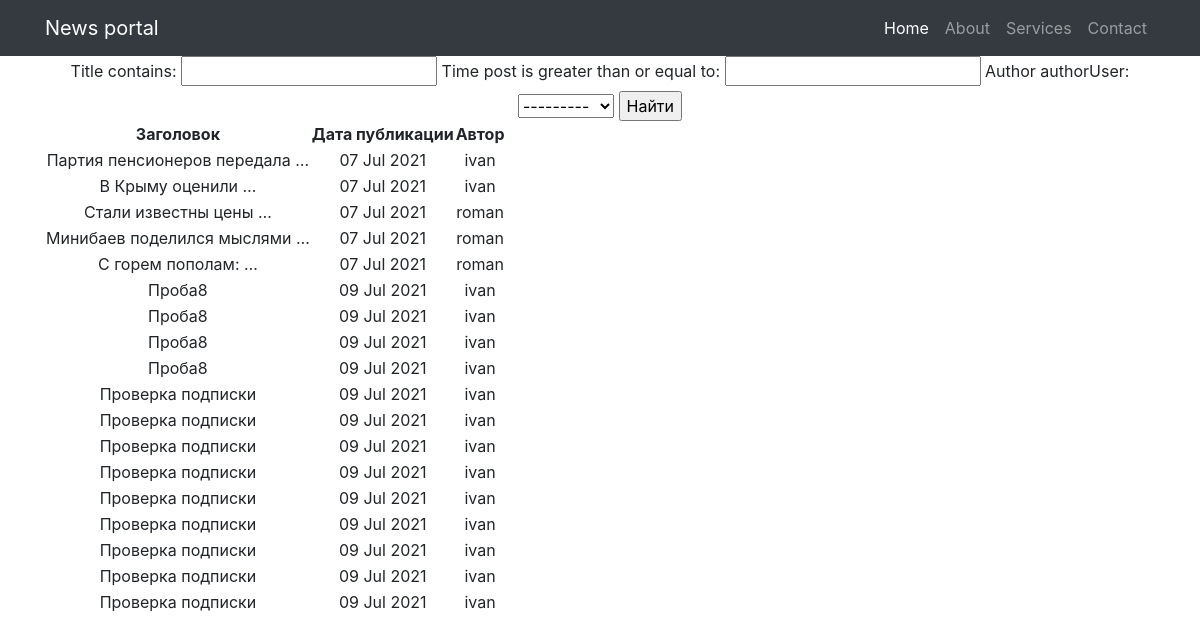
/search/, run on an earlier commit of the app's database.
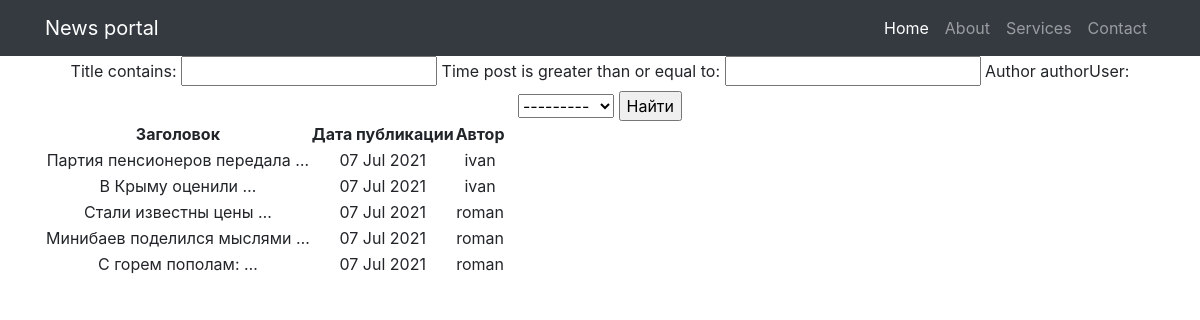
And on a later commit of the database.
### news/models.py (models this page shows, shortened)
class Post(models.Model):
    author = models.ForeignKey(Author, on_delete=models.CASCADE)
    NEWS = 'NW'
    ARTICLE = 'AR'
    RUBRIC = (
        (NEWS, 'Новость'), (ARTICLE, 'Статья')
    )
    categoryType = models.CharField(max_length=2, choices=RUBRIC, default=ARTICLE)
    time_post = models.DateTimeField(auto_now_add=True)
    postCategory = models.ManyToManyField(Category, through='PostCategory')
    title = models.CharField(max_length=128)
    text = models.TextField()
    rating = models.SmallIntegerField(default=0)
    class Meta:
        verbose_name = 'Публикация'
        verbose_name_plural = 'Публикации'

class Author(models.Model):
    authorUser = models.OneToOneField(User, on_delete=models.CASCADE)
    ratingAuthor = models.SmallIntegerField(default=0)
    def __str__(self):
        return self.authorUser.username
    class Meta:
        verbose_name = 'Автор'
        verbose_name_plural = 'Авторы'

### news/views.py (the view)
# urls.py: path('search/', PostSearch.as_view()),
class PostSearch(ListView):
    model = Post
    template_name = 'search.html'
    context_object_name = 'search'
    def get_context_data(self, **kwargs):
        context = super().get_context_data(**kwargs)
        context['filter'] = PostsFilter(self.request.GET, queryset=self.get_queryset())  # вписываю фильтр в контекст
        return context

### news/templatetags/custom_filters.py (called while the page is built)
@register.filter(name='censor')  # регистрируем наш фильтр под именем Censor
def censor(text):
    for word in censored_words:
        if word in text:
            text = text.replace(word, '-censored-')
        else:
            continue
    return text

### news/templates/news/search.html (shortened to what this page needs)
{% extends 'flatpages/default.html' %}
{% load custom_filters %}
{% block content %}
<form method="GET">
    {{ filter.form }}
    <input type="submit" value="Найти">
</form>
<table>
    <thead>
        <th>
            Заголовок
        </th>
        <th>
            Дата публикации
        </th>
        <th>
            Автор
        </th>
    </thead>
    {% for post in filter.qs %}
    <tr>
        <td>
            {{ post.title|censor|truncatewords:3 }}
        </td>
        <td>
            {{ post.time_post|date:'d M Y' }}
        </td>
        <td>
            {{ post.author }}
        </td>
    </tr>
    {% endfor %}
</table>
{% endblock content %}

### news/templates/news/flatpages/default.html (shortened to what this page needs)
{% load static %}
<!DOCTYPE html>
<html lang="en">
<head>
  <link href="{% static 'vendor/bootstrap/css/bootstrap.min.css' %}" rel="stylesheet">
</head>
<body>
  <nav class="navbar navbar-expand-lg navbar-dark bg-dark static-top">
    <div class="container">
      <a class="navbar-brand" href="/posts">News portal</a>
      <div class="collapse navbar-collapse" id="navbarResponsive">
        <ul class="navbar-nav ml-auto">
          <li class="nav-item active">
            <a class="nav-link" href="/posts">Home
            </a>
          </li>
          <li class="nav-item">
            <a class="nav-link" href="#">About</a>
          </li>
          <li class="nav-item">
            <a class="nav-link" href="#">Services</a>
          </li>
          <li class="nav-item">
            <a class="nav-link" href="#">Contact</a>
          </li>
        </ul>
      </div>
    </div>
  </nav>
  <div class="container">
    <div class="row">
      <div class="col-lg-12 text-center">
       {% block content %}{% endblock content %}
      </div>
    </div>
  </div>
</body>
</html>

What changed in the data, as far as the page shows it:
removed Post: title|censor "Проба8", time_post "09 Jul 2021", author "ivan"
removed Post: title|censor "Проба8", time_post "09 Jul 2021", author "ivan"
removed Post: title|censor "Проба8", time_post "09 Jul 2021", author "ivan"
removed Post: title|censor "Проба8", time_post "09 Jul 2021", author "ivan"
removed Post: title|censor "Проверка подписки", time_post "09 Jul 2021", author "ivan"
removed Post: title|censor "Проверка подписки", time_post "09 Jul 2021", author "ivan"
removed Post: title|censor "Проверка подписки", time_post "09 Jul 2021", author "ivan"
removed Post: title|censor "Проверка подписки", time_post "09 Jul 2021", author "ivan"
removed Post: title|censor "Проверка подписки", time_post "09 Jul 2021", author "ivan"
removed Post: title|censor "Проверка подписки", time_post "09 Jul 2021", author "ivan"
removed Post: title|censor "Проверка подписки", time_post "09 Jul 2021", author "ivan"
removed Post: title|censor "Проверка подписки", time_post "09 Jul 2021", author "ivan"
removed Post: title|censor "Проверка подписки", time_post "09 Jul 2021", author "ivan"
